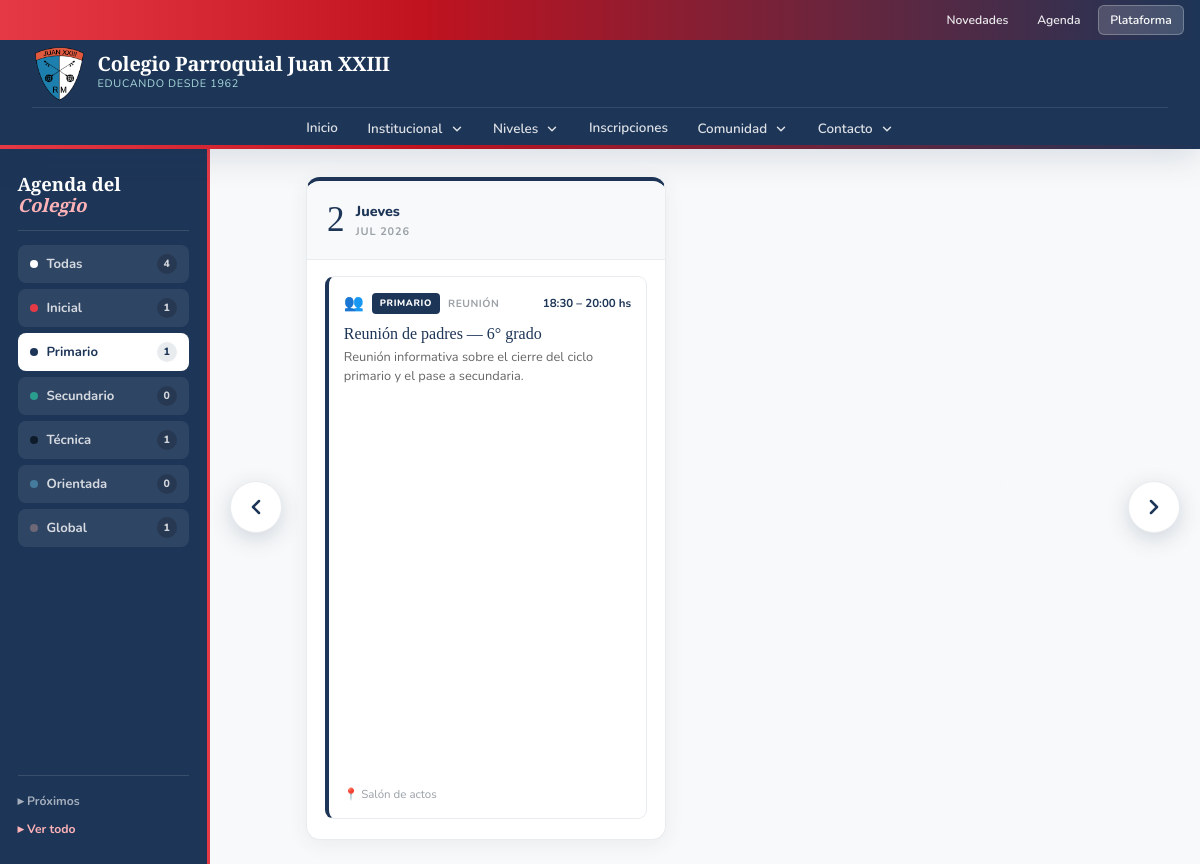
Screenshot of /agenda?etiqueta=Primario&ver=todos with the database file from the repository.
### tables this page shows
CREATE TABLE `agenda` (
  `id_evento` int(11) NOT NULL,
  `titulo` varchar(180) NOT NULL,
  `descripcion` text DEFAULT NULL,
  `etiqueta` enum('Inicial','Primario','Técnica','Orientada','Global') NOT NULL DEFAULT 'Global',
  `tipo` enum('Acto','Formulario','Reunión','Examen','Feriado','Inscripción','Otro') NOT NULL DEFAULT 'Otro',
  `fecha_evento` date NOT NULL,
  `hora_inicio` time DEFAULT NULL,
  `hora_fin` time DEFAULT NULL,
  `lugar` varchar(180) DEFAULT NULL,
  `enlace` varchar(255) DEFAULT NULL,
  `id_usuario` int(11) NOT NULL,
  `created_at` datetime NOT NULL DEFAULT current_timestamp()
);

### partials/inscripciones.php (called while the page is built, shortened)
<?php
function insc_hoy(): string {
    return (new DateTimeImmutable('now', new DateTimeZone('America/Argentina/Buenos_Aires')))->format('Y-m-d');
}
function insc_eventos_agenda(?PDO $pdo): array {
    $hoy = insc_hoy();
    $out = [];
    usort($out, fn($a, $b) => [$a['fecha_evento'], $a['titulo']] <=> [$b['fecha_evento'], $b['titulo']]);
    return $out;
}

### agenda.php (the view, shortened to what this page needs)
<?php
require_once __DIR__ . '/conexion.php';
require_once __DIR__ . '/partials/inscripciones.php';
$pdo = db();
$etiquetas_validas = ['Inicial', 'Primario', 'Secundario', 'Técnica', 'Orientada', 'Global'];
$filtro = isset($_GET['etiqueta']) && in_array($_GET['etiqueta'], $etiquetas_validas)
    ? $_GET['etiqueta'] : 'todas';
$ver_pasados = isset($_GET['ver']) && $_GET['ver'] === 'todos';
$sql = "SELECT a.id_evento, a.titulo, a.descripcion, a.etiqueta, a.tipo,
               a.fecha_evento, a.hora_inicio, a.hora_fin, a.lugar, a.enlace,
               CONCAT(u.nombre, ' ', u.apellido) AS autor
        FROM agenda a JOIN usuarios u ON u.id_usuario = a.id_usuario";
$cond = [];
if ($filtro !== 'todas')  $cond[] = "a.etiqueta = :etiqueta";
if ($cond) $sql .= " WHERE " . implode(' AND ', $cond);
$sql .= $ver_pasados
    ? " ORDER BY a.fecha_evento DESC, a.hora_inicio ASC"
    : " ORDER BY a.fecha_evento ASC, a.hora_inicio ASC";
$stmt = $pdo->prepare($sql);
if ($filtro !== 'todas') $stmt->bindParam(':etiqueta', $filtro);
$stmt->execute();
$eventos = $stmt->fetchAll();
$por_fecha = [];
foreach ($eventos as $ev) {
    $por_fecha[$ev['fecha_evento']][] = $ev;
}
$cond_count = $ver_pasados ? "" : " WHERE fecha_evento >= CURDATE()";
$conteos = [];
$total_todas = 0;
foreach ($pdo->query("SELECT etiqueta, COUNT(*) as total FROM agenda$cond_count GROUP BY etiqueta")->fetchAll() as $r) {
    $conteos[$r['etiqueta']] = $r['total'];
    $total_todas += $r['total'];
}
$hoy = date('Y-m-d');
function etiqueta_color(string $e): string {
    return match($e) {
        'Inicial'   => '#E63946',
        'Primario'  => '#1D3557',
        'Secundario'=> '#2a9d8f',
        'Técnica'   => '#0d1b2a',
        'Orientada' => '#457B9D',
        'Global'    => '#6d6875',
        default     => '#888',
    };
}
function tipo_icono(string $t): string {
    return match($t) {
        'Acto'        => '🎤',
        'Formulario'  => '📝',
        'Reunión'     => '👥',
        'Examen'      => '📚',
        'Feriado'     => '🏖',
        'Inscripción' => '🗂',
        default       => '📌',
    };
}
function dia_semana(int $w): string {
    return ['Domingo','Lunes','Martes','Miércoles','Jueves','Viernes','Sábado'][$w];
}
function mes_corto(int $m): string {
    return ['','Ene','Feb','Mar','Abr','May','Jun','Jul','Ago','Sep','Oct','Nov','Dic'][$m];
}
function rango_horario(?string $ini, ?string $fin): string {
    $h = substr($ini, 0, 5);
    if ($fin) $h .= ' – ' . substr($fin, 0, 5);
    return $h . ' hs';
}
require __DIR__ . '/partials/header.php';
?>
<div class="ag-stage">
  <div class="ag-topbar">
    <ul class="filtro-list">
      <li>
        <a href="agenda<?= $ver_pasados ? '?ver=todos' : '' ?>" class="filtro-link <?= $filtro==='todas'?'active':'' ?>">
          <span class="f-dot" style="background:#fff"></span>
          Todas
          <span class="f-count"><?= $total_todas ?></span>
        </a>
      </li>
      <?php
      $etiq_config = [
        'Inicial'   => '#E63946',
        'Primario'  => '#1D3557',
        'Secundario'=> '#2a9d8f',
        'Técnica'   => '#0d1b2a',
        'Orientada' => '#457B9D',
        'Global'    => '#6d6875',
      ];
      foreach ($etiq_config as $etiq => $color):
        $qs = 'etiqueta=' . urlencode($etiq) . ($ver_pasados ? '&ver=todos' : '');
      ?>
      <li>
        <a href="agenda?<?= $qs ?>" class="filtro-link <?= $filtro===$etiq?'active':'' ?>">
          <span class="f-dot" style="background:<?= $color ?>"></span>
          <?= htmlspecialchars($etiq) ?>
          <span class="f-count"><?= $conteos[$etiq] ?? 0 ?></span>
        </a>
      </li>
      <?php endforeach; ?>
    </ul>
    <div class="ag-topbar-title">
      <h1>Agenda del <em>Colegio</em></h1>
    </div>
    <div class="ver-toggle">
      <?php $base_q = $filtro !== 'todas' ? 'etiqueta=' . urlencode($filtro) : ''; ?>
      <a href="agenda<?= $base_q ? '?'.$base_q : '' ?>" class="<?= !$ver_pasados ? 'on' : '' ?>">▸ Próximos</a>
      <a href="agenda?<?= $base_q ? $base_q.'&' : '' ?>ver=todos" class="<?= $ver_pasados ? 'on' : '' ?>">▸ Ver todo</a>
    </div>
  </div>
  <div class="ag-viewport">
    <?php if (empty($por_fecha)): ?>
      <div class="sin-resultados">
        <div style="font-size:2.5rem;opacity:.3">🗓</div>
        <h3>Sin eventos en la agenda</h3>
        <p>No hay fechas programadas <?= $filtro!=='todas' ? 'en esta categoría' : '' ?> por ahora.</p>
      </div>
    <?php else: ?>
      <button class="ag-arrow prev" id="agPrev" aria-label="Anterior">
        <svg viewBox="0 0 24 24"><polyline points="15 18 9 12 15 6"/></svg>
      </button>
      <button class="ag-arrow next" id="agNext" aria-label="Siguiente">
        <svg viewBox="0 0 24 24"><polyline points="9 18 15 12 9 6"/></svg>
      </button>
      <div class="ag-track" id="agTrack">
      <?php foreach ($por_fecha as $fecha => $items):
        $t      = strtotime($fecha);
        $es_hoy = ($fecha === $hoy);
      ?>
        <div class="ag-day <?= $es_hoy ? 'is-today' : '' ?>">
          <div class="ag-day-date">
            <span class="d-num"><?= date('j', $t) ?></span>
            <span class="d-txt">
              <span class="d-sem"><?= dia_semana((int)date('w', $t)) ?></span>
              <span class="d-mes"><?= mes_corto((int)date('n', $t)) ?> <?= date('Y', $t) ?></span>
            </span>
          </div>
          <div class="ag-day-events">
            <?php foreach ($items as $ev):
              $color = etiqueta_color($ev['etiqueta']);
              $auto = !empty($ev['auto']);
              $url  = $auto ? $ev['url'] : 'evento?id=' . $ev['id_evento'];
            ?>
            <a href="<?= htmlspecialchars($url) ?>" class="ag-event<?= $auto ? ' ag-event--insc' : '' ?>"
               style="border-left-color:<?= $color ?>;">
              <div class="ag-event-top">
                <span class="ag-event-icon"><?= tipo_icono($ev['tipo']) ?></span>
                <span class="ag-event-badge" style="background:<?= $color ?>"><?= htmlspecialchars($ev['etiqueta']) ?></span>
                <span class="ag-event-tipo"><?= htmlspecialchars($ev['tipo']) ?></span>
                <span class="ag-event-hora">
                  <?= $auto
                      ? ($ev['duracion'] !== '' ? '⏳ ' . htmlspecialchars($ev['duracion']) : 'Todo el día')
                      : rango_horario($ev['hora_inicio'], $ev['hora_fin']) ?>
                </span>
              </div>
              <div class="ag-event-title"><?= htmlspecialchars($ev['titulo']) ?></div>
              <?php if (!empty($ev['descripcion'])): ?>
                <div class="ag-event-desc"><?= htmlspecialchars($ev['descripcion']) ?></div>
              <?php endif; ?>
              <div class="ag-event-meta">
                <?php if (!empty($ev['lugar'])): ?>
                  <span>📍 <?= htmlspecialchars($ev['lugar']) ?></span>
                <?php endif; ?>
              </div>
            </a>
            <?php endforeach; ?>
          </div>
        </div>
      <?php endforeach; ?>
      </div>
    <?php endif; ?>
  </div>
</div>
<?php require __DIR__ . '/partials/footer.php';

### assets/css/styles.css (style rules this page uses)
*, *::before, *::after { box-sizing: border-box; margin: 0; padding: 0; }
:root { --red: #E63946; --red-dark: #c1121f; --blue-dark: #1D3557; --blue-mid: #457B9D; --blue-light:#A8DADC; --white: #F1FAEE; --gray-100: #f8f9fa; --gray-200: #e9ecef; --gray-500: #9aa0a6; --text: #1a1a2e; --font-display: 'Playfair Display', Georgia, serif; --font-body: 'Nunito', sans-serif; --radius: 12px; --radius-lg: 24px; --shadow-sm: 0 2px 8px rgba(29,53,87,.10); --shadow-md: 0 8px 32px rgba(29,53,87,.15); --shadow-lg: 0 20px 60px rgba(29,53,87,.20); --transition: .3s cubic-bezier(.4,0,.2,1); }
html { scroll-behavior: smooth; touch-action: manipulation; }
body { font-family: var(--font-body); color: var(--text); background: var(--white); line-height: 1.7; overflow-x: hidden; }
a { text-decoration: none; color: inherit; }
ul { list-style: none; }

### rows the page displays
agenda: tipo "👥", etiqueta "PRIMARIO", tipo "REUNIÓN", rango_horario($ev['hora_inicio'], $ev['hora_fin']) "18:30 – 20:00 hs", titulo "Reunión de padres — 6° grado", descripcion "Reunión informativa sobre el cierre del ciclo primario y el pase a secundaria.", lugar "Salón de actos"

### other values shown
cfg_e('nombre_colegio') "Colegio Parroquial Juan XXIII"
cfg_e('lema') "EDUCANDO DESDE 1962"
$seccion['titulo'] "Institucional"
$seccion['titulo'] "Niveles"
$seccion['titulo'] "Inscripciones"
$seccion['titulo'] "Comunidad"
$seccion['titulo'] "Contacto"
$total_todas "4"
$etiq "Inicial"
$conteos[$etiq] "1"
$etiq "Primario"
$etiq "Secundario"
$conteos[$etiq] "0"
$etiq "Técnica"
$etiq "Orientada"
